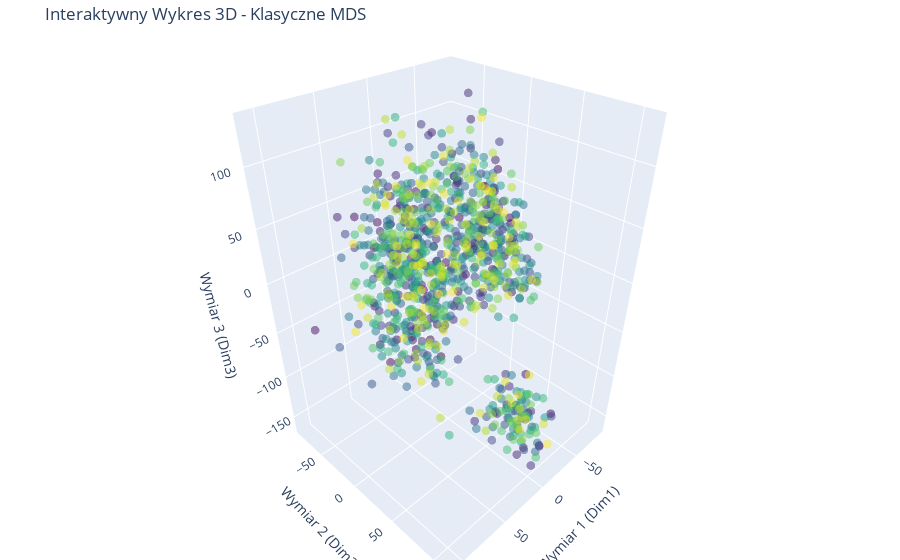

Source (notebook cell):
### Code cell
# Klasyczne MDS z 3 wymiarami
mds = MDS(n_components=3, random_state=42, metric=True)
mds_transformed = mds.fit_transform(data_sample)

# Tworzenie interaktywnego wykresu 3D
fig = go.Figure()

# Dodanie punktów do wykresu
fig.add_trace(
    go.Scatter3d(
        x=mds_transformed[:, 0],  # Wymiar 1
        y=mds_transformed[:, 1],  # Wymiar 2
        z=mds_transformed[:, 2],  # Wymiar 3
        mode='markers',
        marker=dict(
            size=3,
            color=np.arange(len(mds_transformed)),  # Kolory w zależności od indeksu
            colorscale='Viridis',  # Skala kolorów
            opacity=0.5
        ),
        text=[f"Punkt {i+1}" for i in range(len(mds_transformed))],  # Etykiety punktów
        name='Punkty'
    )
)

# Ustawienia osi
fig.update_layout(
    scene=dict(
        xaxis_title="Wymiar 1 (Dim1)",
        yaxis_title="Wymiar 2 (Dim2)",
        zaxis_title="Wymiar 3 (Dim3)",
    ),
    title="Interaktywny Wykres 3D - Klasyczne MDS",
    margin=dict(l=0, r=0, b=0, t=40),
)

# Wyświetlenie wykresu
fig.show()

### Figure 1 — Plotly figure (JSON) as saved in the notebook; plotly's stock layout.template omitted (floating-point values rounded to 4 significant figures; data arrays with more than 128 entries replaced by an {"elided": "..."} marker saying what was removed)
{"data": [{"marker": {"color": {"elided": "1007 int values"}, "colorscale": [[0, "#440154"], [0.1111, "#482878"], [0.2222, "#3e4989"], [0.3333, "#31688e"], [0.4444, "#26828e"], [0.5556, "#1f9e89"], [0.6667, "#35b779"], [0.7778, "#6ece58"], [0.8889, "#b5de2b"], [1, "#fde725"]], "opacity": 0.5, "size": 3}, "mode": "markers", "name": "Punkty", "text": {"elided": "1007 str values"}, "type": "scatter3d", "x": {"elided": "1007 float values"}, "y": {"elided": "1007 float values"}, "z": {"elided": "1007 float values"}}], "layout": {"margin": {"b": 0, "l": 0, "r": 0, "t": 40}, "scene": {"xaxis": {"title": {"text": "Wymiar 1 (Dim1)"}}, "yaxis": {"title": {"text": "Wymiar 2 (Dim2)"}}, "zaxis": {"title": {"text": "Wymiar 3 (Dim3)"}}}, "title": {"text": "Interaktywny Wykres 3D - Klasyczne MDS"}}}
